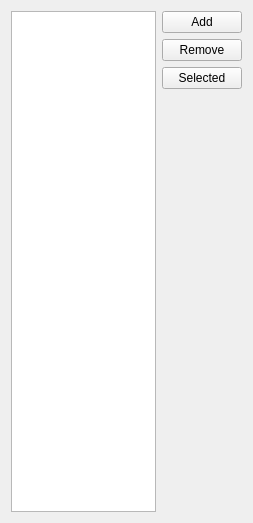
<?xml version="1.0" encoding="UTF-8"?>
<ui version="4.0">
 <class>Widget</class>
 <widget class="QWidget" name="Widget">
  <property name="geometry">
   <rect>
    <x>0</x>
    <y>0</y>
    <width>253</width>
    <height>523</height>
   </rect>
  </property>
  <property name="windowTitle">
   <string>Widget</string>
  </property>
  <layout class="QHBoxLayout" name="horizontalLayout">
   <item>
    <widget class="QListWidget" name="listWidget"/>
   </item>
   <item>
    <layout class="QVBoxLayout" name="verticalLayout">
     <item>
      <widget class="QPushButton" name="addPushButton">
       <property name="text">
        <string>Add</string>
       </property>
      </widget>
     </item>
     <item>
      <widget class="QPushButton" name="removePushButton">
       <property name="text">
        <string>Remove</string>
       </property>
      </widget>
     </item>
     <item>
      <widget class="QPushButton" name="selectedPushButton">
       <property name="text">
        <string>Selected</string>
       </property>
      </widget>
     </item>
     <item>
      <spacer name="verticalSpacer">
       <property name="orientation">
        <enum>Qt::Orientation::Vertical</enum>
       </property>
       <property name="sizeHint" stdset="0">
        <size>
         <width>20</width>
         <height>40</height>
        </size>
       </property>
      </spacer>
     </item>
    </layout>
   </item>
  </layout>
 </widget>
 <resources/>
 <connections/>
</ui>
